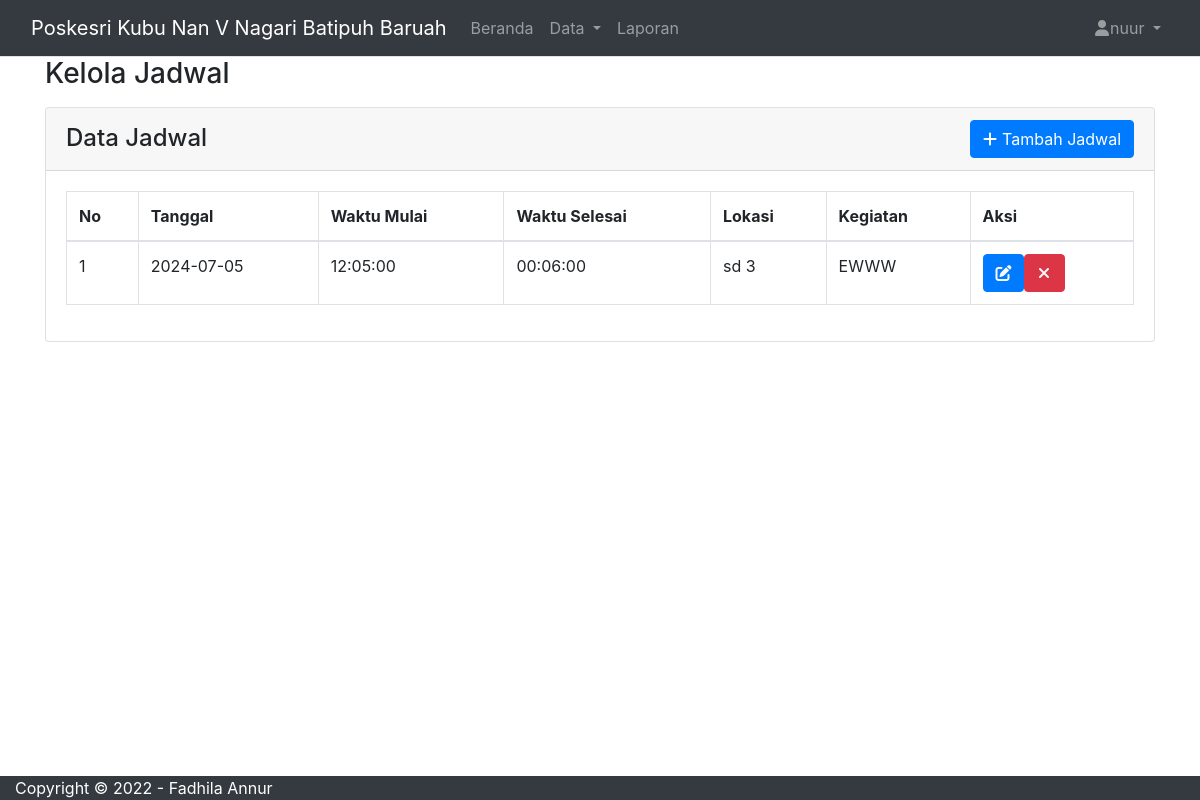
/admin/jadwal.php (signed in), run on an earlier commit of the app's database.
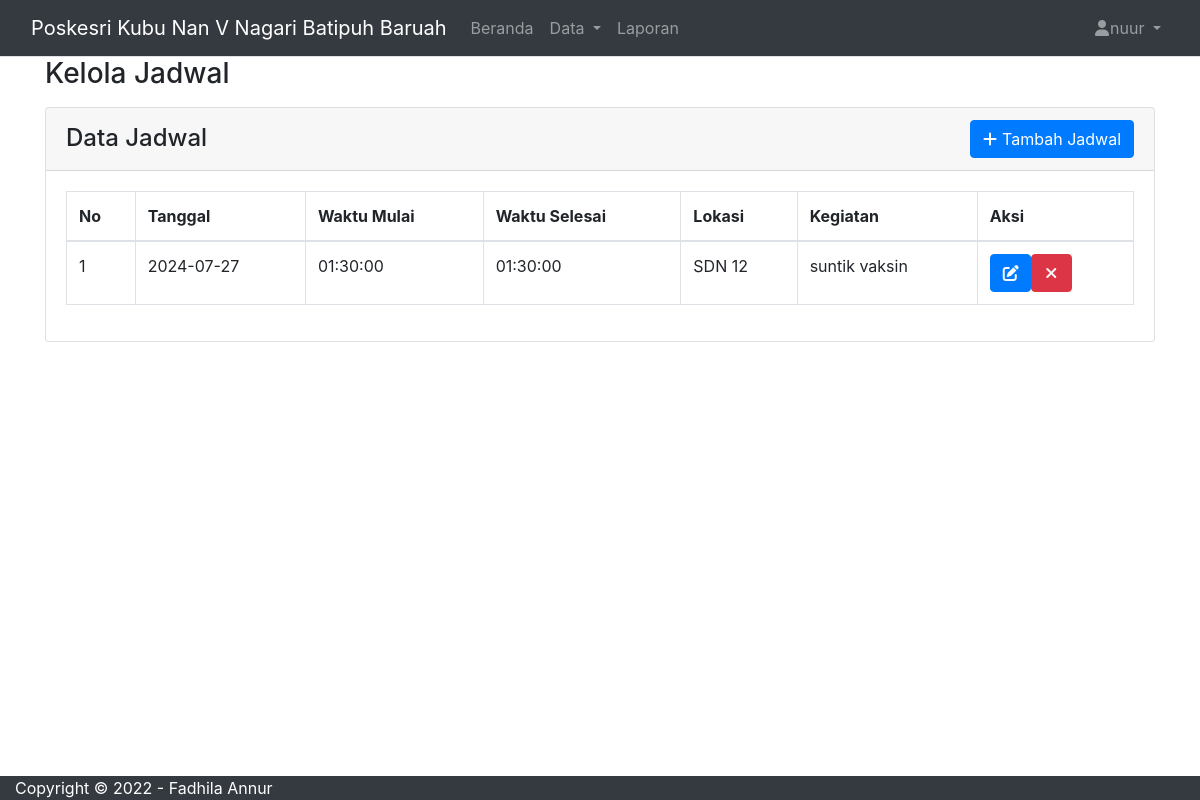
And on a later commit of the database.
### tables this page shows
CREATE TABLE `jadwal` (
  `id_jadwal` int(11) NOT NULL,
  `tgl` date NOT NULL,
  `waktu_mulai` time NOT NULL,
  `waktu_selesai` time NOT NULL,
  `lokasi` varchar(255) NOT NULL,
  `kegiatan` varchar(255) NOT NULL
);

### admin/jadwal.php (the view, shortened to what this page needs)
<?php
include 'layout/header.php';
include '../koneksi.php';
$sql = "SELECT * FROM jadwal";
$result = $koneksi->query($sql);
?>
<div class="wrapper">
    <div class="main-panel">
        <div class="main-header">
            <?php include 'layout/navbar.php'; ?>
        </div>
        <div class="container">
            <div class="page-inner">
                <div class="page-header">
                    <h3 class="fw-bold mb-3">Kelola Jadwal</h3>
                </div>
                <div class="row">
                    <div class="col-md-12">
                        <div class="card">
                            <div class="card-header">
                                <div class="d-flex justify-content-between align-items-center">
                                    <h4 class="card-title mb-0">Data Jadwal</h4>
                                    <button type="button" class="btn btn-primary btn-round ms-auto" data-bs-toggle="modal" data-bs-target="#jadwalModal" onclick="resetForm()">
                                        <i class="fa fa-plus"></i>
                                        Tambah Jadwal
                                    </button>
                                </div>
                            </div>
                            <div class="card-body">
                                <div class="table-responsive">
                                    <table id="jadwalTable" class="table table-bordered table-hover">
                                        <thead>
                                            <tr>
                                                <th>No</th>
                                                <th>Tanggal</th>
                                                <th>Waktu Mulai</th>
                                                <th>Waktu Selesai</th>
                                                <th>Lokasi</th>
                                                <th>Kegiatan</th>
                                                <th>Aksi</th>
                                            </tr>
                                        </thead>
                                        <tbody>
                                            <?php
                                            if ($result->num_rows > 0) {
                                                $no = 0;
                                                while ($row = $result->fetch_assoc()) {
                                                    $no++;
                                                    ?>
                                                    <tr>
                                                        <td><?php echo $no; ?></td>
                                                        <td><?php echo $row['tgl']; ?></td>
                                                        <td><?php echo $row['waktu_mulai']; ?></td>
                                                        <td><?php echo $row['waktu_selesai']; ?></td>
                                                        <td><?php echo $row['lokasi']; ?></td>
                                                        <td><?php echo $row['kegiatan']; ?></td>
                                                        <td>
                                                            <div class="form-button-action d-flex">
                                                                <button type="button" class="btn btn-link btn-primary text-light" onclick="editJadwal(<?php echo $row['id_jadwal']; ?>, '<?php echo $row['tgl']; ?>', '<?php echo $row['waktu_mulai']; ?>', '<?php echo $row['waktu_selesai']; ?>', '<?php echo $row['lokasi']; ?>', '<?php echo $row['kegiatan']; ?>')">
                                                                    <i class="fa fa-edit"></i>
                                                                </button>
                                                                <a href="?delete=<?php echo $row['id_jadwal']; ?>" class="btn btn-link text-light btn-danger" onclick="return confirm('Apakah Anda yakin ingin menghapus data ini?');">
                                                                    <i class="fa fa-times"></i>
                                                                </a>
                                                            </div>
                                                        </td>
                                                    </tr>
                                                    <?php
                                                }
                                            } else {
                                                echo "<tr><td colspan='7'>Tidak ada data</td></tr>";
                                            }
                                            ?>
                                        </tbody>
                                    </table>
                                </div>
                            </div>
                        </div>
                    </div>
                </div>
            </div>
        </div>
    </div>
</div>
<?php include 'layout/footer.php'; ?>

What changed in the data, as far as the page shows it:
removed jadwal: tgl "2024-07-05", waktu_mulai "12:05:00", waktu_selesai "00:06:00", lokasi "sd 3", kegiatan "EWWW"
added jadwal: tgl "2024-07-27", waktu_mulai "01:30:00", waktu_selesai "01:30:00", lokasi "SDN 12", kegiatan "suntik vaksin"
